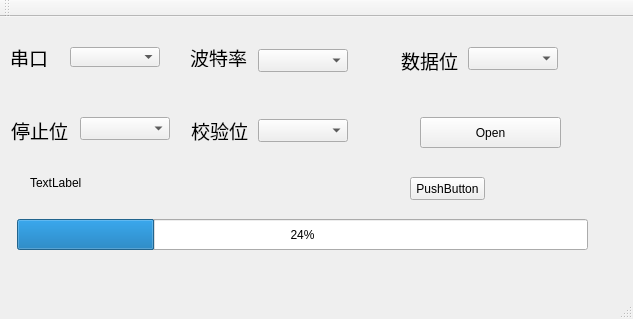
<?xml version="1.0" encoding="UTF-8"?>
<ui version="4.0">
 <class>MainWindow</class>
 <widget class="QMainWindow" name="MainWindow">
  <property name="geometry">
   <rect>
    <x>0</x>
    <y>0</y>
    <width>633</width>
    <height>319</height>
   </rect>
  </property>
  <property name="windowTitle">
   <string>MainWindow</string>
  </property>
  <widget class="QWidget" name="centralWidget">
   <widget class="QPushButton" name="btn_connect">
    <property name="geometry">
     <rect>
      <x>420</x>
      <y>100</y>
      <width>141</width>
      <height>31</height>
     </rect>
    </property>
    <property name="text">
     <string>Open</string>
    </property>
   </widget>
   <widget class="QComboBox" name="cmb_stopBit">
    <property name="geometry">
     <rect>
      <x>80</x>
      <y>100</y>
      <width>90</width>
      <height>23</height>
     </rect>
    </property>
    <property name="font">
     <font>
      <pointsize>13</pointsize>
     </font>
    </property>
   </widget>
   <widget class="QLabel" name="label_stopBit">
    <property name="geometry">
     <rect>
      <x>11</x>
      <y>101</y>
      <width>61</width>
      <height>25</height>
     </rect>
    </property>
    <property name="font">
     <font>
      <pointsize>14</pointsize>
     </font>
    </property>
    <property name="text">
     <string>停止位</string>
    </property>
    <property name="scaledContents">
     <bool>true</bool>
    </property>
    <property name="wordWrap">
     <bool>true</bool>
    </property>
   </widget>
   <widget class="QComboBox" name="cmb_serialPort">
    <property name="geometry">
     <rect>
      <x>70</x>
      <y>30</y>
      <width>90</width>
      <height>20</height>
     </rect>
    </property>
    <property name="font">
     <font>
      <pointsize>13</pointsize>
     </font>
    </property>
   </widget>
   <widget class="QLabel" name="label_serialPort">
    <property name="geometry">
     <rect>
      <x>10</x>
      <y>30</y>
      <width>40</width>
      <height>20</height>
     </rect>
    </property>
    <property name="font">
     <font>
      <pointsize>14</pointsize>
     </font>
    </property>
    <property name="text">
     <string>串口</string>
    </property>
    <property name="scaledContents">
     <bool>true</bool>
    </property>
    <property name="wordWrap">
     <bool>true</bool>
    </property>
   </widget>
   <widget class="QLabel" name="label_dataBits">
    <property name="geometry">
     <rect>
      <x>401</x>
      <y>31</y>
      <width>61</width>
      <height>25</height>
     </rect>
    </property>
    <property name="font">
     <font>
      <pointsize>14</pointsize>
     </font>
    </property>
    <property name="text">
     <string>数据位</string>
    </property>
    <property name="scaledContents">
     <bool>true</bool>
    </property>
    <property name="wordWrap">
     <bool>true</bool>
    </property>
   </widget>
   <widget class="QComboBox" name="cmb_dataBits">
    <property name="geometry">
     <rect>
      <x>468</x>
      <y>30</y>
      <width>90</width>
      <height>23</height>
     </rect>
    </property>
    <property name="font">
     <font>
      <pointsize>13</pointsize>
     </font>
    </property>
   </widget>
   <widget class="QLabel" name="label_chechBit">
    <property name="geometry">
     <rect>
      <x>191</x>
      <y>101</y>
      <width>61</width>
      <height>25</height>
     </rect>
    </property>
    <property name="font">
     <font>
      <pointsize>14</pointsize>
     </font>
    </property>
    <property name="text">
     <string>校验位</string>
    </property>
    <property name="scaledContents">
     <bool>true</bool>
    </property>
    <property name="wordWrap">
     <bool>true</bool>
    </property>
   </widget>
   <widget class="QComboBox" name="cmb_checkBit">
    <property name="geometry">
     <rect>
      <x>258</x>
      <y>102</y>
      <width>90</width>
      <height>23</height>
     </rect>
    </property>
    <property name="font">
     <font>
      <pointsize>13</pointsize>
     </font>
    </property>
   </widget>
   <widget class="QLabel" name="label_boundRate">
    <property name="geometry">
     <rect>
      <x>190</x>
      <y>30</y>
      <width>60</width>
      <height>20</height>
     </rect>
    </property>
    <property name="font">
     <font>
      <pointsize>14</pointsize>
     </font>
    </property>
    <property name="text">
     <string>波特率</string>
    </property>
    <property name="scaledContents">
     <bool>true</bool>
    </property>
    <property name="wordWrap">
     <bool>true</bool>
    </property>
   </widget>
   <widget class="QComboBox" name="cmb_boundRate">
    <property name="geometry">
     <rect>
      <x>258</x>
      <y>32</y>
      <width>90</width>
      <height>23</height>
     </rect>
    </property>
    <property name="font">
     <font>
      <pointsize>13</pointsize>
     </font>
    </property>
   </widget>
   <widget class="QPushButton" name="btn_selectFile">
    <property name="geometry">
     <rect>
      <x>410</x>
      <y>160</y>
      <width>75</width>
      <height>23</height>
     </rect>
    </property>
    <property name="text">
     <string>PushButton</string>
    </property>
   </widget>
   <widget class="QLabel" name="label_filePath">
    <property name="geometry">
     <rect>
      <x>30</x>
      <y>160</y>
      <width>54</width>
      <height>12</height>
     </rect>
    </property>
    <property name="text">
     <string>TextLabel</string>
    </property>
   </widget>
   <widget class="QProgressBar" name="pb_sendProgress">
    <property name="geometry">
     <rect>
      <x>17</x>
      <y>202</y>
      <width>571</width>
      <height>31</height>
     </rect>
    </property>
    <property name="value">
     <number>24</number>
    </property>
   </widget>
  </widget>
  <widget class="QMenuBar" name="menuBar">
   <property name="geometry">
    <rect>
     <x>0</x>
     <y>0</y>
     <width>633</width>
     <height>23</height>
    </rect>
   </property>
  </widget>
  <widget class="QToolBar" name="mainToolBar">
   <attribute name="toolBarArea">
    <enum>TopToolBarArea</enum>
   </attribute>
   <attribute name="toolBarBreak">
    <bool>false</bool>
   </attribute>
  </widget>
  <widget class="QStatusBar" name="statusBar"/>
 </widget>
 <layoutdefault spacing="6" margin="11"/>
 <resources/>
 <connections/>
</ui>
